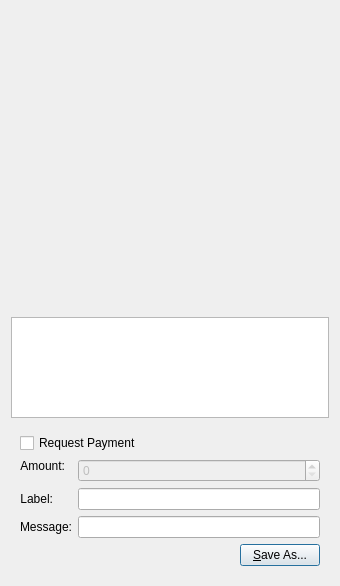
<?xml version="1.0" encoding="UTF-8"?>
<ui version="4.0">
 <class>QRCodeDialog</class>
 <widget class="QDialog" name="QRCodeDialog">
  <property name="geometry">
   <rect>
    <x>0</x>
    <y>0</y>
    <width>340</width>
    <height>586</height>
   </rect>
  </property>
  <property name="windowTitle">
   <string>QR Code Dialog</string>
  </property>
  <property name="styleSheet">
   <string notr="true">QDialog {
        color: white;
        background-color: #343434;
        border: none;
}

QMainWindow {
        color: white;
        background-color: #343434;
        border: none;
}

QMenu {
        background-color: #343434;
        color: white;
}

QMenu::item:selected {
        background-color: #e86941;
        color: white;
}

QMenu::item:hover {
        background-color: #33ffff;
        color: white;
}

QProgressBar {
        background-color: #343434;
        border-radius: 6px;
        text-align: center;
        color: white;
}

QProgressBar::chunk {
        background: QLinearGradient(x1: 0, y1: 0, x2: 1, y2: 0, stop: 0 #000000, stop: 1 #e86941);
        border-radius: 6px; margin: 0px;
}

QScrollArea {
        border-radius: 6px;
        border-width: 0;
        border-style: none;
        padding: 8px;
        background-color: #000000;
        color: white;
}

QFormLayout {
        border-radius: 6px;
        border-width: 0;
        border-style: none;
        padding: 8px;
        background-color: #000000;
        color: white;
}

QCheckBox {
        border-radius: 4px;
        border-width: 0;
        border-style: none;
        padding: 8px;
        background-color: #000000;
        color: white;
}

QVBoxLayout {
        border-radius: 6px;
        border-width: 0;
        border-style: none;
        padding: 8px;
        background-color: #000000;
        color: white;
}

QFrame#central {
        background-color: #343434;
        border: none
}

QFrame#SendCoinsEntry {
        background-color: #343434;
        border: none;
        min-width: 10em;
        padding: 6px;
}

QFrame#frame, QFrame#frame_2, QFrame#frame_3 {
        background-color: #000000;
        border-style: plain;
        border-width: 20px;
        border-radius: 15px;
        border-color: #000000;
        min-width: 10em;
        padding: 6px;
}

QLabel {
        background-color: transparent;
        color: white;
        font-weight: normal
}

QLabel[openExternalLinks=true], QHeaderView {
        color: #aaaaaa
}

QLabel[openExternalLinks=false] {
        color: white;
        font-weight: normal
}

QPushButton, QToolButton {
        border: 2px solid #000000;
        border-radius: 3px;
        background-color: #000000;
        color: white;
        padding: 6px;
        margin: 6px;
}

QPushButton:checked, QToolButton:checked {
        color: #e86941;
}

QPushButton:pressed, QToolButton:pressed {
        border-color: #e86941;
        color: #e86941;
}

QPushButton:disabled, QToolButton:disabled {
        color: #444;
        background-color: #222222;
}

scrollAreaWidgetContents QToolButton {
        border-radius: 8px;
        border-width: 0px;
}

scrollAreaWidgetContents {
        background: #222222
}

scrollAreaWidgetContents &gt; QFrame {
        background-color: #222222;
        border-width: 0px;
        border-style: none;
}

QToolBar {
        background: #343434;
        border: 0px solid black;
        padding: 3px;
}

QToolBar::handle {
        image: url(handle.png);
}

QMenuBar {
        background: #343434;
}

QMenuBar::item {
        background: #343434;
        color: white;
}

QStatusBar {
        background: #343434;
}

QLineEdit {
        border-radius: 6px;
        border-width: 1px;
        border-color: #222222;
        padding: 8px;
        background-color: #000000;
        color: white;
}

QLineEdit:disabled {
        border-radius: 6px;
        border-width: 1px;
        border-color: #222222;
        padding: 8px;
        background-color: #262626;
        color: white;
}

QComboBox {
        border-radius: 8px;
        border-width: 0;
        border-style: none;
        padding: 4px;
        background-color: #000000;
        color: white;
}

payAmount {
        border-radius: 8px;
        border-width: 0;
        border-style: none;
        padding: 4px;
        background-color: #000000;
        color: white;
}

QComboBox::drop-down {
        border-width: 0;
        border-style: none;
        background-color: #000000;
        color: white;
}

QTableView {
        background: #000000;
        color: white;
        border-style: none;
        selection-background-color: #aaaaaa;
        alternate-background-color: #222222;
        selection-color: #000000;
        border: 0px solid black;
}

QHeaderView {
        color: #aaaaaa;
        background-color: #000000;
        background-image: none;
}

QHeaderView::section {
        color: #aaaaaa;
        background-color: #222222;
}

QHeaderView::section:checked {
        background-color: #000000;
}

QTabWidget {
        background: #343434;
}

QTabWidget::pane {
        border-top: 1px solid #000000;
        border: 2px solid #000000;
        border-bottom-left-radius: 8px;
        border-bottom-right-radius: 8px;
        border-top-right-radius: 8px;
        background: #343434;
}

QTabWidget::tab-bar {
        left: 5px;
}

</string>
  </property>
  <layout class="QVBoxLayout" name="verticalLayout_3">
   <item>
    <widget class="QLabel" name="lblQRCode">
     <property name="sizePolicy">
      <sizepolicy hsizetype="Expanding" vsizetype="Expanding">
       <horstretch>0</horstretch>
       <verstretch>0</verstretch>
      </sizepolicy>
     </property>
     <property name="minimumSize">
      <size>
       <width>300</width>
       <height>300</height>
      </size>
     </property>
     <property name="textFormat">
      <enum>Qt::PlainText</enum>
     </property>
     <property name="alignment">
      <set>Qt::AlignCenter</set>
     </property>
     <property name="wordWrap">
      <bool>true</bool>
     </property>
    </widget>
   </item>
   <item>
    <widget class="QPlainTextEdit" name="outUri">
     <property name="sizePolicy">
      <sizepolicy hsizetype="Expanding" vsizetype="Minimum">
       <horstretch>0</horstretch>
       <verstretch>0</verstretch>
      </sizepolicy>
     </property>
     <property name="minimumSize">
      <size>
       <width>0</width>
       <height>50</height>
      </size>
     </property>
     <property name="tabChangesFocus">
      <bool>true</bool>
     </property>
     <property name="textInteractionFlags">
      <set>Qt::TextSelectableByKeyboard|Qt::TextSelectableByMouse</set>
     </property>
    </widget>
   </item>
   <item>
    <widget class="QWidget" name="widget" native="true">
     <layout class="QVBoxLayout" name="verticalLayout_2">
      <item>
       <widget class="QCheckBox" name="chkReqPayment">
        <property name="enabled">
         <bool>true</bool>
        </property>
        <property name="text">
         <string>Request Payment</string>
        </property>
       </widget>
      </item>
      <item>
       <layout class="QFormLayout" name="formLayout">
        <property name="fieldGrowthPolicy">
         <enum>QFormLayout::AllNonFixedFieldsGrow</enum>
        </property>
        <item row="1" column="0">
         <widget class="QLabel" name="lblLabel">
          <property name="text">
           <string>Label:</string>
          </property>
          <property name="textFormat">
           <enum>Qt::PlainText</enum>
          </property>
          <property name="alignment">
           <set>Qt::AlignRight|Qt::AlignTrailing|Qt::AlignVCenter</set>
          </property>
          <property name="buddy">
           <cstring>lnLabel</cstring>
          </property>
         </widget>
        </item>
        <item row="1" column="1">
         <widget class="QLineEdit" name="lnLabel"/>
        </item>
        <item row="2" column="0">
         <widget class="QLabel" name="lblMessage">
          <property name="text">
           <string>Message:</string>
          </property>
          <property name="textFormat">
           <enum>Qt::PlainText</enum>
          </property>
          <property name="alignment">
           <set>Qt::AlignRight|Qt::AlignTrailing|Qt::AlignVCenter</set>
          </property>
          <property name="buddy">
           <cstring>lnMessage</cstring>
          </property>
         </widget>
        </item>
        <item row="2" column="1">
         <widget class="QLineEdit" name="lnMessage"/>
        </item>
        <item row="0" column="0">
         <widget class="QLabel" name="lblAmount">
          <property name="sizePolicy">
           <sizepolicy hsizetype="Preferred" vsizetype="Maximum">
            <horstretch>0</horstretch>
            <verstretch>0</verstretch>
           </sizepolicy>
          </property>
          <property name="text">
           <string>Amount:</string>
          </property>
          <property name="textFormat">
           <enum>Qt::PlainText</enum>
          </property>
          <property name="alignment">
           <set>Qt::AlignRight|Qt::AlignTrailing|Qt::AlignVCenter</set>
          </property>
          <property name="buddy">
           <cstring>lnReqAmount</cstring>
          </property>
         </widget>
        </item>
        <item row="0" column="1">
         <widget class="BitcoinAmountField" name="lnReqAmount">
          <property name="enabled">
           <bool>false</bool>
          </property>
          <property name="minimumSize">
           <size>
            <width>80</width>
            <height>0</height>
           </size>
          </property>
         </widget>
        </item>
       </layout>
      </item>
      <item>
       <layout class="QHBoxLayout" name="horizontalLayout">
        <item>
         <spacer name="horizontalSpacer">
          <property name="orientation">
           <enum>Qt::Horizontal</enum>
          </property>
          <property name="sizeHint" stdset="0">
           <size>
            <width>40</width>
            <height>20</height>
           </size>
          </property>
         </spacer>
        </item>
        <item>
         <widget class="QPushButton" name="btnSaveAs">
          <property name="text">
           <string>&amp;Save As...</string>
          </property>
         </widget>
        </item>
       </layout>
      </item>
     </layout>
    </widget>
   </item>
  </layout>
 </widget>
 <customwidgets>
  <customwidget>
   <class>BitcoinAmountField</class>
   <extends>QSpinBox</extends>
   <header>bitcoinamountfield.h</header>
   <container>1</container>
  </customwidget>
 </customwidgets>
 <resources/>
 <connections>
  <connection>
   <sender>chkReqPayment</sender>
   <signal>clicked(bool)</signal>
   <receiver>lnReqAmount</receiver>
   <slot>setEnabled(bool)</slot>
   <hints>
    <hint type="sourcelabel">
     <x>92</x>
     <y>285</y>
    </hint>
    <hint type="destinationlabel">
     <x>98</x>
     <y>311</y>
    </hint>
   </hints>
  </connection>
 </connections>
</ui>
